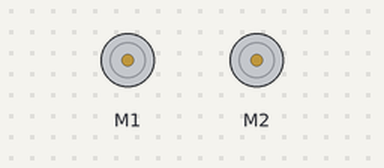
This sketch was run on a simulated Arduino Uno, built with avr-gcc and run on an emulated ATmega328P. On the bench: 2 × DC motor (green arrow = forward, orange = backward, longer = faster). What the sketch prints to the serial monitor is not drawn.

Above: at 10.7 s.
Timing chart, 0 to 14.6 s (numbered marks = the images above):
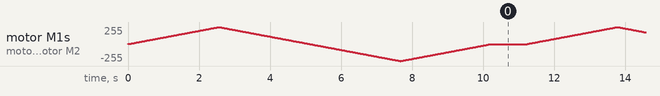

The sketch:

firmware.ino
```cpp
#include <Wire.h>
#include <Adafruit_MotorShield.h>
#include "utility/Adafruit_PWMServoDriver.h"

Adafruit_MotorShield AFMS = Adafruit_MotorShield();
Adafruit_DCMotor *myMotor1 = AFMS.getMotor(1);
Adafruit_DCMotor *myMotor2 = AFMS.getMotor(2);

void setup() {
  Serial.begin(9600);
  Serial.println("Adafruit Motorshield v2 - DC Motor test!");

  AFMS.begin();

  myMotor1->setSpeed(150);
  myMotor2->setSpeed(150);
  myMotor1->run(FORWARD);
  myMotor2->run(FORWARD);
  myMotor1->run(RELEASE);
  myMotor2->run(RELEASE);

}

void loop() {

  uint8_t i;

  Serial.print("tick");

  myMotor1->run(FORWARD);
  myMotor2->run(FORWARD);

  for (i=0; i<255; i++) {
    myMotor1->setSpeed(i);
    myMotor2->setSpeed(i);
    delay(10);
  }
  for (i=255; i!=0; i--) {
    myMotor1->setSpeed(i);
    myMotor2->setSpeed(i);
    delay(10);
  }

  Serial.print("tock");

  myMotor1->run(BACKWARD);
  myMotor2->run(BACKWARD);

  for (i=0; i<255; i++) {
    myMotor1->setSpeed(i);
    myMotor2->setSpeed(i);
    delay(10);
  }
  for (i=255; i!=0; i--) {
    myMotor1->setSpeed(i);
    myMotor2->setSpeed(i);
    delay(10);
  }

  Serial.print("tech");
  myMotor1->run(RELEASE);
  myMotor2->run(RELEASE);
  delay(1000);
}
```
